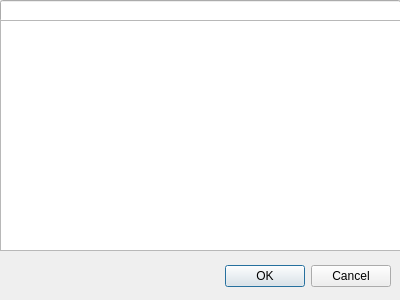
<?xml version="1.0" encoding="UTF-8"?>
<ui version="4.0">
 <class>FileSearchDialog</class>
 <widget class="QDialog" name="FileSearchDialog">
  <property name="geometry">
   <rect>
    <x>0</x>
    <y>0</y>
    <width>400</width>
    <height>300</height>
   </rect>
  </property>
  <property name="windowTitle">
   <string>Dialog</string>
  </property>
  <widget class="QLineEdit" name="lineEdit">
   <property name="geometry">
    <rect>
     <x>0</x>
     <y>0</y>
     <width>401</width>
     <height>22</height>
    </rect>
   </property>
  </widget>
  <widget class="QListView" name="listView">
   <property name="geometry">
    <rect>
     <x>0</x>
     <y>20</y>
     <width>401</width>
     <height>231</height>
    </rect>
   </property>
   <property name="editTriggers">
    <set>QAbstractItemView::EditTrigger::NoEditTriggers</set>
   </property>
  </widget>
  <widget class="QDialogButtonBox" name="buttonBox">
   <property name="geometry">
    <rect>
     <x>10</x>
     <y>260</y>
     <width>381</width>
     <height>32</height>
    </rect>
   </property>
   <property name="standardButtons">
    <set>QDialogButtonBox::StandardButton::Cancel|QDialogButtonBox::StandardButton::Ok</set>
   </property>
  </widget>
 </widget>
 <resources/>
 <connections/>
</ui>
